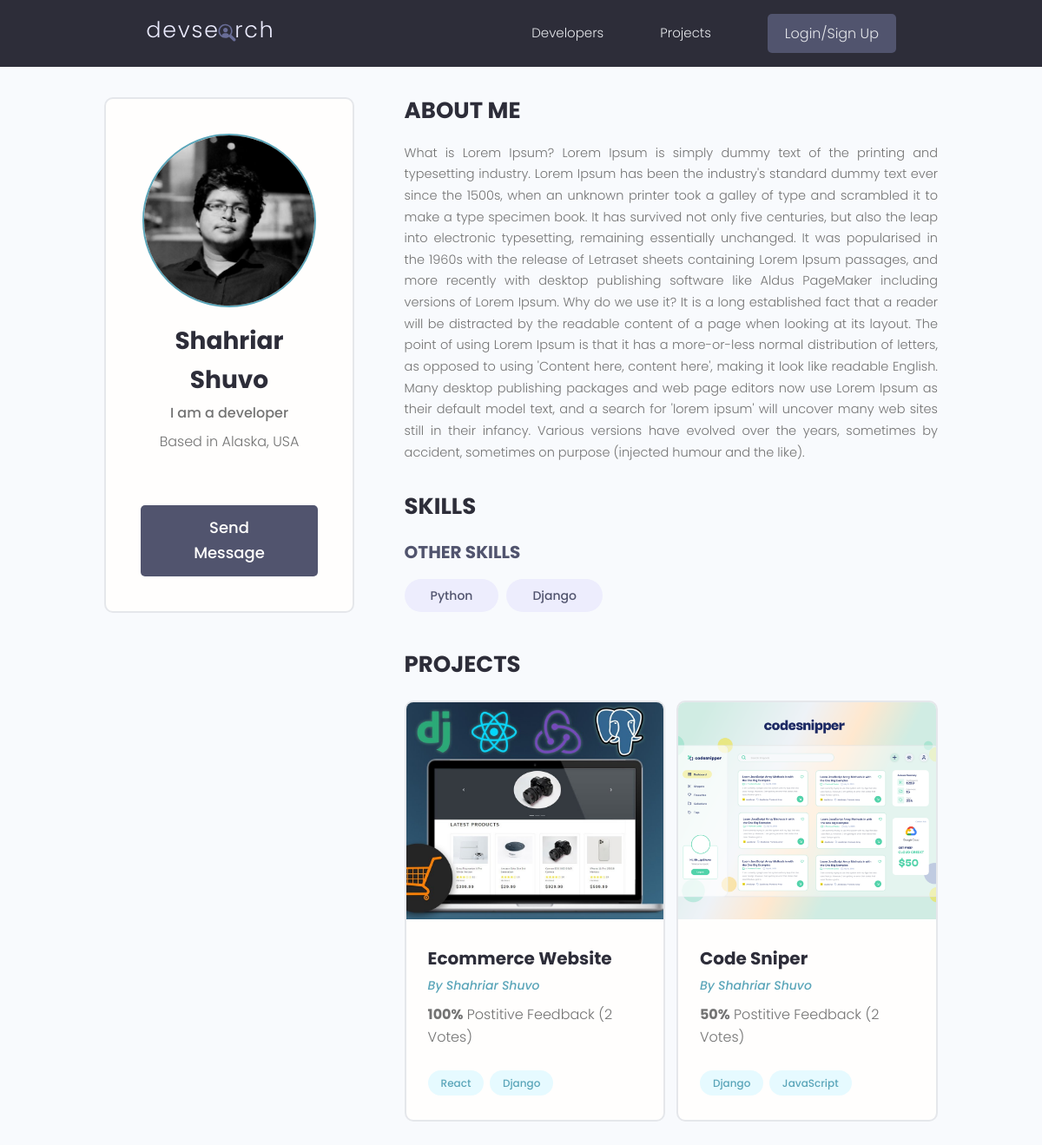
/profile/b8ca071c-c694-4010-a85d-4aa89cfddf22/, run on an earlier commit of the app's database.
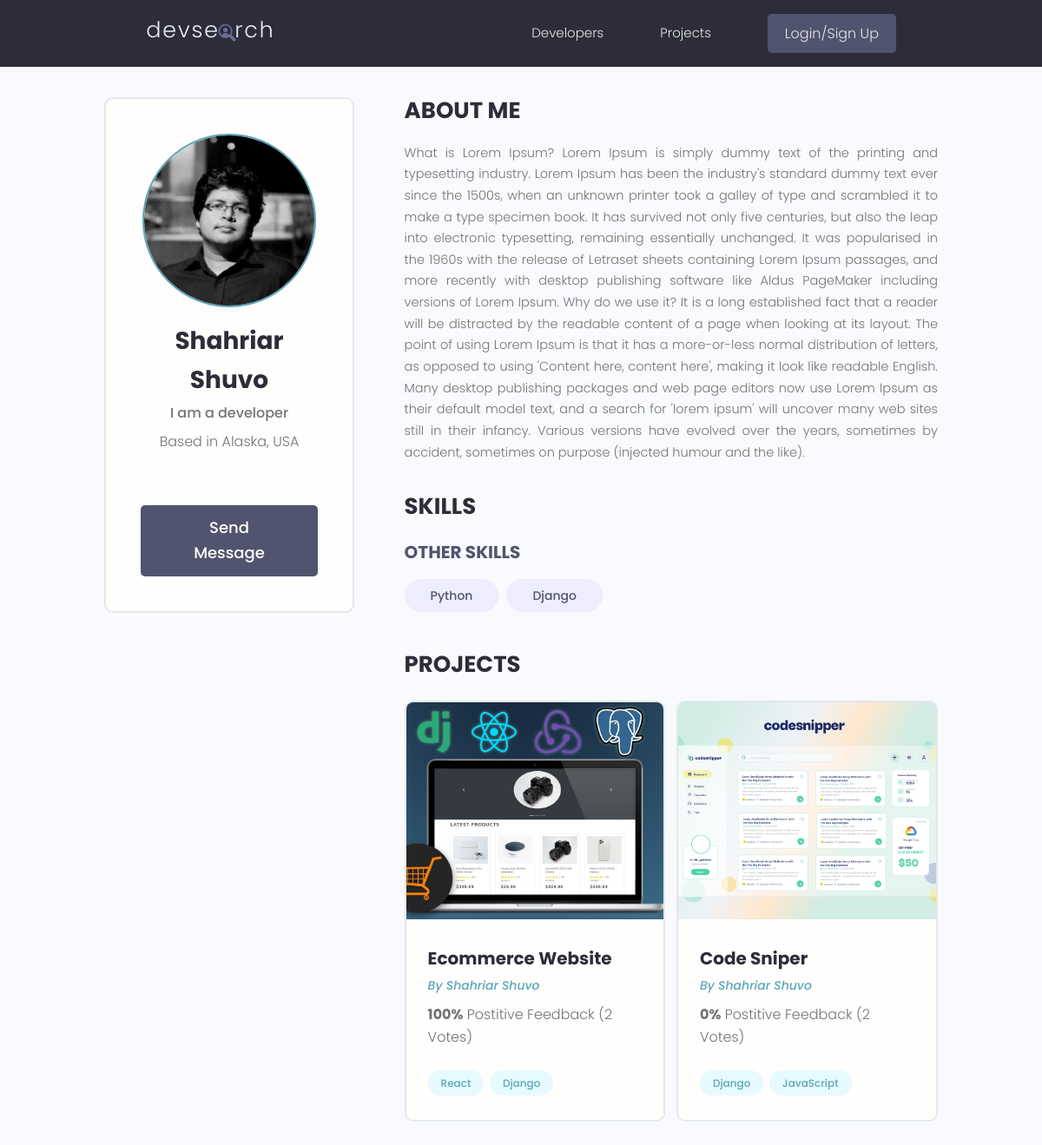
And on a later commit of the database.
### projects/models.py (models this page shows, shortened)
class Project(models.Model):
    owner = models.ForeignKey(
        Profile, null=True, blank=True, on_delete=models.CASCADE)
    title = models.CharField(max_length=200)
    description = models.TextField(null=True, blank=True)
    featured_image = models.ImageField(
        null=True, blank=True, default="default.jpg")
    demo_link = models.CharField(max_length=2000, null=True, blank=True)
    source_link = models.CharField(max_length=2000, null=True, blank=True)
    tags = models.ManyToManyField('Tag', blank=True)
    vote_total = models.IntegerField(default=0, null=True, blank=True)
    vote_ratio = models.IntegerField(default=0, null=True, blank=True)
    created = models.DateTimeField(auto_now_add=True)
    id = models.UUIDField(default=uuid.uuid4, unique=True,
                          primary_key=True, editable=False)
    class Meta:
        ordering = ['-vote_ratio', '-vote_total', 'title']
    @property
    def imageURL(self):
        try:
            url = self.featured_image.url
        except:
            url = ''
        return url

### users/models.py (models this page shows, shortened)
class Profile(models.Model):
    user = models.OneToOneField(
        User, on_delete=models.CASCADE, null=True, blank=True)
    name = models.CharField(max_length=200, blank=True, null=True)
    email = models.EmailField(max_length=500, blank=True, null=True)
    username = models.CharField(max_length=200, blank=True, null=True)
    location = models.CharField(max_length=200, blank=True, null=True)
    short_intro = models.CharField(max_length=200, blank=True, null=True)
    bio = models.TextField(blank=True, null=True)
    profile_image = models.ImageField(
        null=True, blank=True, upload_to='profiles/', default="profiles/user-default.png")
    social_github = models.CharField(max_length=200, blank=True, null=True)
    social_twitter = models.CharField(max_length=200, blank=True, null=True)
    social_linkedin = models.CharField(max_length=200, blank=True, null=True)
    social_youtube = models.CharField(max_length=200, blank=True, null=True)
    social_website = models.CharField(max_length=200, blank=True, null=True)
    created = models.DateTimeField(auto_now_add=True)
    id = models.UUIDField(default=uuid.uuid4, unique=True,
                          primary_key=True, editable=False)
    class Meta:
        ordering = ['created']
    @property
    def imageURL(self):
        try:
            url = self.profile_image.url
        except:
            url = ''
        return url

### users/views.py (the view)
# urls.py: path('profile/<str:pk>/', views.userProfile, name="user-profile"),
def userProfile(request, pk):
    profile = Profile.objects.get(id=pk)
    topSkills = profile.skill_set.exclude(description__exact="")
    otherSkills = profile.skill_set.filter(description="")
    context = {'profile': profile, 'topSkills': topSkills,
               "otherSkills": otherSkills}
    return render(request, 'users/user-profile.html', context)

### projects/models.py (called while the page is built)
    def __str__(self):
        return self.name

### users/models.py (called while the page is built)
    def __str__(self):
        return str(self.name)

### users/templates/users/user-profile.html (shortened to what this page needs)
{% extends 'main.html' %}
{% block content %}
<main class="profile my-md">
    <div class="container">
        <div class="layout">
            <div class="column column--1of3">
                <div class="card text-center">
                    <div class="card__body dev">
                        <img class="avatar avatar--xl" src="{{ profile.imageURL }}" />
                        <h2 class="dev__name">{{profile.name}}</h2>
                        <p class="dev__title">{{profile.short_intro}}</p>
                        <p class="dev__location">Based in {{profile.location}}</p>
                        {% if request.user.profile.id != profile.id %}
                        <a href="{% url 'create-message' profile.id %}" class="btn btn--sub btn--lg">Send Message </a>
                        {% endif %}
                    </div>
                </div>
            </div>
            <div class="column column--2of3">
                <div class="devInfo">
                    <h3 class="devInfo__title">About Me</h3>
                    <p class="devInfo__about">{{profile.bio}}</p>
                </div>
                <div class="devInfo">
                    <h3 class="devInfo__title">Skills</h3>
                    <div class="devInfo__skills">
                        <h3 class="devInfo__subtitle">Other Skills</h3>
                        <div class="devInfo__otherSkills">
                            {% for skill in otherSkills %}
                            <span class="tag tag--pill tag--sub tag--lg">
                                <small>{{skill}}</small>
                            </span>
                            {% endfor %}
                        </div>
                    </div>
                </div>
                <div class="devInfo">
                    <h3 class="devInfo__title">Projects</h3>
                    <div class="grid grid--two">
                        {% for project in profile.project_set.all %}
                        <div class="column">
                            <div class="card project">
                                <a href="{% url 'project' project.id %}" class="project">
                                    <img class="project__thumbnail" src="{{project.imageURL}}"
                                        alt="project thumbnail" />
                                    <div class="card__body">
                                        <h3 class="project__title">{{project.title}}</h3>
                                        <p><a class="project__author"
                                                href="{% url 'user-profile' project.owner.id %}">By
                                                {{project.owner.name}}</a>
                                        </p>
                                        <p class="project--rating">
                                            <span style="font-weight: bold;">{{project.vote_ratio}}%</span> Postitive
                                            Feedback ({{project.vote_total}} Vote{{project.vote_total|pluralize:"s"}})
                                        </p>
                                        <div class="project__tags">
                                            {% for tag in project.tags.all %}
                                            <span class="tag tag--pill tag--main">
                                                <small>{{tag}}</small>
                                            </span>
                                            {% endfor %}
                                        </div>
                                    </div>
                                </a>
                            </div>
                        </div>
                        {% endfor %}
                    </div>
                </div>
            </div>
        </div>
    </div>
</main>
{% endblock content %}

What changed in the data, as far as the page shows it:
changed Project "Code Sniper": vote_ratio "50" → "0"
